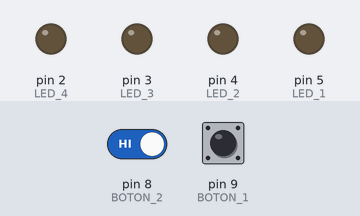
This sketch was run on a simulated Arduino Uno, built with avr-gcc and run on an emulated ATmega328P. Shown: output pins drawn as LEDs (lit = HIGH). Dashed ring = blinking. The inputs (shaded band) are chosen by the test bench; at power-on: pin 9 (BOTON_1) HIGH, pin 8 (BOTON_2) HIGH. Random numbers use the default seed unless the sketch sets one.

Above: at 1.5 s.
1.6 s: pin 9 (BOTON_1) pulled LOW for 0.15 s
At 2.0 s:
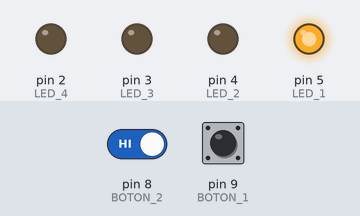
4.1 s: pin 9 (BOTON_1) pulled LOW for 3.2 s
At 8.5 s:
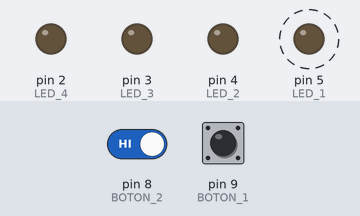
8.8 s: pin 8 (BOTON_2) driven LOW and pin 9 (BOTON_1) driven LOW
At 9.7 s:
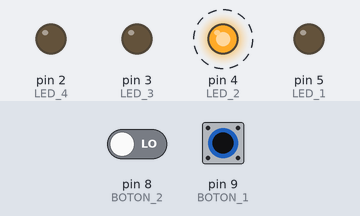
11.8 s: pin 9 (BOTON_1) driven HIGH
13.5 s: pin 9 (BOTON_1) driven LOW
At 14.9 s:
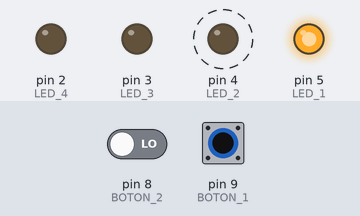
Timing chart, 0 to 17.5 s (numbered marks = the images above; inputs shaded):
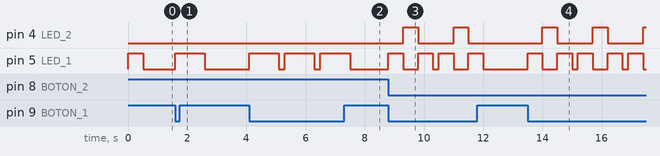

The sketch:

cambio_de_voltaje.ino
```cpp
//Declaración de variables constantes


const int BOTON_4 = 6;
const int BOTON_3 = 7;
const int BOTON_2 = 8;
const int BOTON_1 = 9;
 int LED_4 = 2;
 int LED_3 = 3;
 int LED_2 = 4;
 int LED_1 = 5;


//Matriz de secuencia
int sequence [100];
//Longitud de la secuencia actual
int sequenceLength = 1;
//Indice actual de la secuencia
int currentIndex = 0;

void setup() {
  pinMode(BOTON_1, INPUT);
  pinMode(BOTON_2, INPUT);
  pinMode(BOTON_3, INPUT);
  pinMode(BOTON_4, INPUT);

  pinMode(LED_1, OUTPUT);
  pinMode(LED_2, OUTPUT);
  pinMode(LED_3, OUTPUT);
  pinMode(LED_4, OUTPUT);

  // Generar la primera secuencia
  randomSeed(analogRead(0));
  for (int i = 0; i < 100; i++) {
    sequence[i] = random(1, 5);
  }
}

void loop() {
  int i;
  for (i = 0 < sequenceLength; i++;) {
    if (sequence[i] != 2) {

    }
  }
  // Reproducir la secuencia actual
  for (int i = 0; i < sequenceLength; i++) {
    switch (sequence[i]) {
      case 1:
        digitalWrite(LED_1, HIGH);
        delay(500);
        digitalWrite(LED_1, LOW);
        break;
      case 2:
        digitalWrite(LED_2, HIGH);
        delay(500);
        digitalWrite(LED_2, LOW);
        break;
      case 3:
        digitalWrite(LED_3, HIGH);
        delay(500);
        digitalWrite(LED_3, LOW);
        break;
      case 4:
        digitalWrite(LED_4, HIGH);
        delay(500);
        digitalWrite(LED_4, LOW);
        break;
    }
    delay(200);
  }

  // Leer los botones pulsadores y comprobar si el usuario ha acertado la secuencia actual
  for (int i = 0; i < sequenceLength; i++) {
    int buttonPressed = 0;
    while (buttonPressed == 0) {
      if (digitalRead(BOTON_1) == LOW) {
        buttonPressed = 1;
        digitalWrite(LED_1, HIGH);
        delay(500);
        digitalWrite(LED_1, LOW);
        if (sequence[i] != 1) {
          // El usuario ha perdido
          sequenceLength = 1;
          currentIndex = 0;
          return;
        }
      }
    }
  }
      if (digitalRead(BOTON_2) == LOW) {
        int buttonPressed = 1;
        digitalWrite(LED_2, HIGH);
        delay(500);
        digitalWrite(LED_2, LOW);
        if (sequence[i] != 2);
      }
}
```

Measured:
- after the input at 1.6 s, pin 5 (LED_1): LOW → HIGH at once, → LOW 1.0 s later
- after the input at 4.1 s, pin 5 (LED_1): alternates HIGH for 1.0 s and LOW for 0.20 s, starting at once
- after the input at 8.8 s, pin 4 (LED_2): alternates HIGH for 0.50 s and LOW for 1.2 s, starting after 0.50 s; pin 5 (LED_1): goes HIGH 0.50 s, LOW 0.50 s, HIGH 0.50 s, LOW 0.20 s, HIGH 0.50 s, LOW 0.50 s, then HIGH, starting at once
- after the input at 13.5 s, pin 4 (LED_2): alternates HIGH for 0.50 s and LOW for 1.2 s, starting after 0.50 s; pin 5 (LED_1): LOW → HIGH at once, then repeats every 1.7 s: LOW 0.50 s, HIGH 0.50 s, LOW 0.20 s, HIGH 0.50 s
